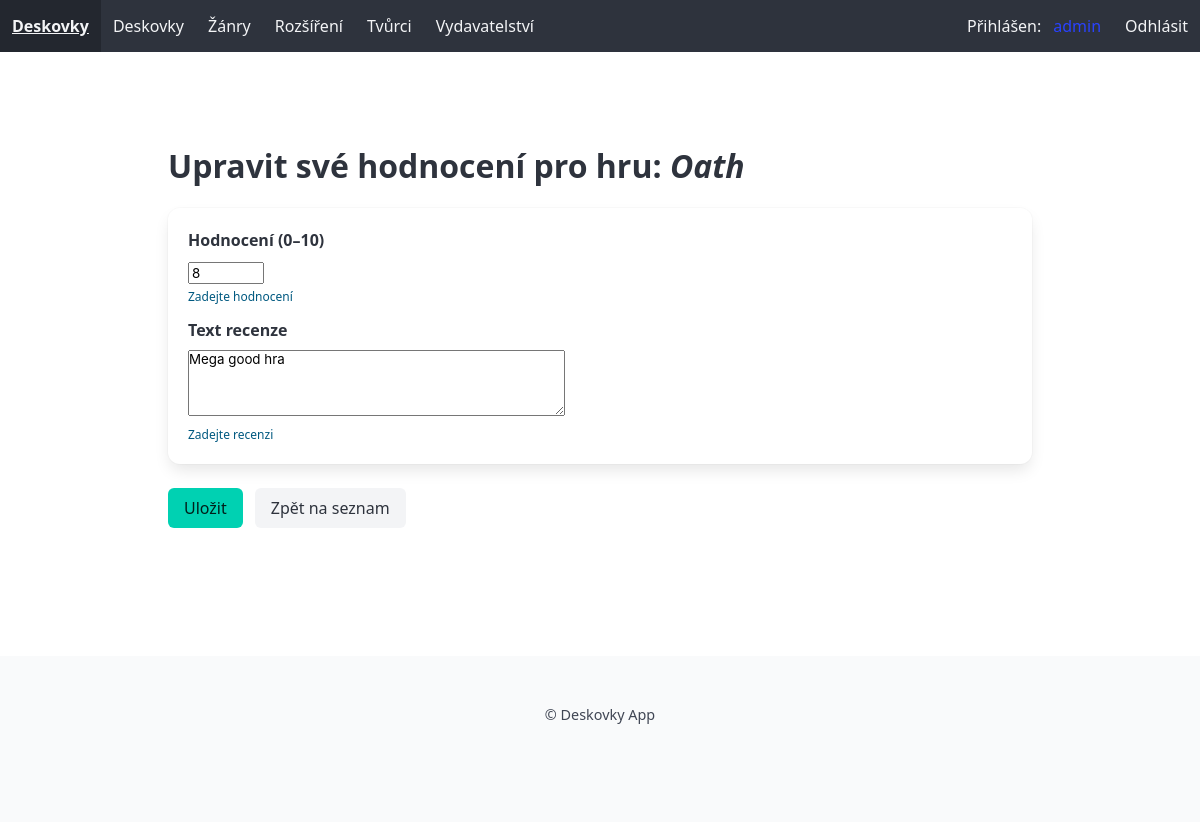
Page /deskovka/3/hodnoceni/ (signed in) on the committed database.
### library/models.py (models this page shows, shortened)
class Deskovka(models.Model):
    nazev = models.CharField(max_length=80, verbose_name="Jméno deskové hry", help_text="Zadejte jméno deskové hry", default='',
            error_messages={'blank':'Jméno deskové hry musí být vyplněno'})
    alt = models.CharField(max_length=80, verbose_name="Alternativní jméno deskové hry", help_text="Zadejte alternativní jméno deskové hry",default='',blank=True, null=True,)
    zanry = models.ManyToManyField('Zanr',related_name='deskovky',verbose_name='Žánry deskové hry',help_text='Vyberte jeden nebo více žánrů',blank=True)
    designer = models.ManyToManyField('Tvurci', related_name='deskovky', verbose_name='Tvůrci deskové hry', help_text='Vyberte jednoho nebo více tvůrců', blank=True)
    vydavatelstvi = models.ManyToManyField('Vydavatelstvi', related_name='deskovky',verbose_name='Vydavatelství', help_text='Vyberte jméno vydavatelství deskové hry', blank=True)
    vydani = models.IntegerField(blank=True,null=True, verbose_name='Datum vydání')
    minvek = models.IntegerField(verbose_name='Minimální věk', help_text='Zadejte minimální věk', validators=[MinValueValidator(0), MaxValueValidator(99)],default=0)
    cas = models.IntegerField(verbose_name='Délka hry', help_text='Zadejte délku hry v minutách', validators=[MinValueValidator(0), MaxValueValidator(999)], default=0)
    min_hracu = models.IntegerField(verbose_name='Minimální počet hráčů', help_text='Zadejte minimální počet hráčů', validators=[MinValueValidator(1), MaxValueValidator(99)],default=1)
    max_hracu = models.IntegerField(verbose_name='Maximální počet hráčů', help_text='Zadejte maximální počet hráčů', validators=[MinValueValidator(1), MaxValueValidator(99)],default=1)
    KOMPLEXITA = [(0, ''), (1, '*'), (2, '**'), (3, '***'), (4, '****'), (5, '*****'), ]
    komplexita = models.PositiveIntegerField(choices=KOMPLEXITA, verbose_name="Komplexita hry", default=3)
    fotografie = models.ImageField(upload_to='deskovky',verbose_name='Fotografie',blank=True,null=True)
    popis = models.TextField(verbose_name='Popis', help_text='Zadejte popis deskové hry',blank=True, null=True)
    class Meta:
        verbose_name = 'Deskovka'
        verbose_name_plural = 'Deskovky'

class Hodnoceni(models.Model):
    Hra = models.ForeignKey('Deskovka', on_delete=models.CASCADE, related_name='hodnoceni_set')
    uzivatel = models.ForeignKey(User, on_delete=models.CASCADE, related_name='hodnoceni')
    hodnoceni = models.IntegerField(verbose_name='Hodnocení', help_text='Zadejte hodnocení', validators=[MinValueValidator(0), MaxValueValidator(10)])
    datum = models.DateField(auto_now_add=True, verbose_name='Datum hodnocení')
    recenze = models.TextField(verbose_name='Recenze', help_text='Zadejte recenzi')
    class Meta:
        verbose_name = 'Hodnocení'
        verbose_name_plural = 'Hodnocení'

### library/views.py (the view)
# urls.py: path('deskovka/<int:hra_id>/hodnoceni/', views.add_change_review, name='hodnoceni_add'),
@login_required
def add_change_review(request, hra_id):
    hra = get_object_or_404(Deskovka, pk=hra_id)
    hodnoceni, created = Hodnoceni.objects.get_or_create(
        Hra=hra,
        uzivatel=request.user,
        defaults={'hodnoceni': 0, 'recenze': ''}
    )
    if request.method == 'POST':
        form = HodnoceniForm(request.POST, instance=hodnoceni)
        if form.is_valid():
            form.save()
            return redirect('deskovka_detail', pk=hra.pk)
    else:
        form = HodnoceniForm(instance=hodnoceni)
    return render(request, 'review/add_review.html', {
        'form': form,
        'hra': hra,
        'is_update': not created  # použiješ v šabloně
    })

### library/forms.py (shortened to what this page needs)
class HodnoceniForm(forms.ModelForm):
    class Meta:
        model = Hodnoceni
        fields = ['hodnoceni', 'recenze']
        labels = {
            'hodnoceni': 'Hodnocení (0–10)',
            'recenze': 'Text recenze',
        }
        widgets = {
            'hodnoceni': forms.NumberInput(attrs={'min': 0, 'max': 10, 'class': 'form-control'}),
            'recenze': forms.Textarea(attrs={'rows': 4, 'class': 'form-control'}),
        }

### library/templates/review/add_review.html (shortened to what this page needs)
{% extends 'base.html' %}
{% load static %}
{% block content %}
<section class="section">
  <div class="container">
    <h2 class="title is-3">{{ is_update|yesno:"Upravit své hodnocení,Přidat nové hodnocení" }} pro hru: <em>{{ hra.nazev }}</em></h2>
    <form method="post" enctype="multipart/form-data">
      <div class="box">
        {% for field in form %}
          <div class="field">
            <label class="label">{{ field.label }}</label>
            <div class="control">
              {{ field }}
            </div>
            {% if field.help_text %}
              <p class="help is-info">{{ field.help_text }}</p>
            {% endif %}
          </div>
        {% endfor %}
      </div>
      <div class="buttons">
        <button type="submit" class="button is-primary">Uložit</button>
        <a href="{% url 'deskovka_list' %}" class="button is-light">Zpět na seznam</a>
      </div>
    </form>
  </div>
</section>
{% endblock %}

### library/templates/base.html (shortened to what this page needs)
{% load static %}
<!DOCTYPE html>
<html lang="cs">
<head>
    <link rel="stylesheet" href="https://cdn.jsdelivr.net/npm/bulma@1.0.0/css/bulma.min.css">
    <link rel="stylesheet" href="{% static 'css/style.css' %}">
</head>
<body>
<nav class="navbar is-dark" role="navigation" aria-label="main navigation">
  <div class="navbar-brand">
    <a class="navbar-item" href="{% url 'index' %}">
      <strong>Deskovky</strong>
    </a>
  </div>
  <div class="navbar-menu">
    <div class="navbar-start">
      <a class="navbar-item" href="{% url 'deskovka_list' %}">Deskovky</a>
      <a class="navbar-item" href="{% url 'zanr_list' %}">Žánry</a>
      <a class="navbar-item" href="{% url 'rozsireni_list' %}">Rozšíření</a>
      <a class="navbar-item" href="{% url 'tvurci_list' %}">Tvůrci</a>
      <a class="navbar-item" href="{% url 'vydavatelstvi_list' %}">Vydavatelství</a>
    </div>
    <div class="navbar-end">
      {% if user.is_authenticated %}
        <div class="navbar-item">
          Přihlášen: <a href="{% url 'dashboard' %}">{{ user.username }}</a>
        </div>
        <a class="navbar-item" href="{% url 'logout' %}">Odhlásit</a>
      {% else %}
        <a class="navbar-item" href="{% url 'login' %}">Přihlásit</a>
        <a class="navbar-item" href="{% url 'register' %}">Registrovat</a>
      {% endif %}
    </div>
  </div>
</nav>
<section class="section">
  <div class="container">
    {% block content %}
    {% endblock %}
  </div>
</section>
<footer class="footer">
  <div class="content has-text-centered">
    <p>&copy; {{ year }} Deskovky App</p>
  </div>
</footer>
</body>
</html>

### library/static/css/style.css (style rules this page uses)
body { font-family: 'Segoe UI', 'Roboto', sans-serif;; margin: 0; padding: 0; }
footer { text-align: center; padding: 1rem; font-size: 0.9rem; margin-top: 2rem; }
button, input[type="submit"] { border: none; padding: 0.5rem 1rem; font-size: 1rem; border-radius: 3px; cursor: pointer; }

### rows in the picture
Deskovka: nazev "Oath"
Hodnoceni: form "8" "Mega good hra"

### other values in the picture
{{ user.username }} "admin"
{{ is_update|yesno:"Upravit své hodnocení,Přidat nové hodnocení" }} "Upravit své hodnocení"
{{ field.label }} "Hodnocení (0–10)" "Text recenze"
{{ field.help_text }} "Zadejte hodnocení" "Zadejte recenzi"
